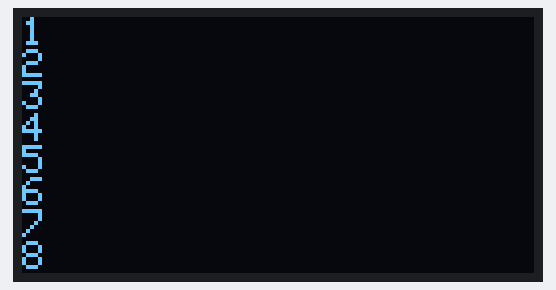
Recording of a sketch running on a simulated Arduino Uno, built with avr-gcc and run on an emulated ATmega328P. Parts: 128×64 one-colour display.

Above: at 0.1 s.
At 3.1 s:
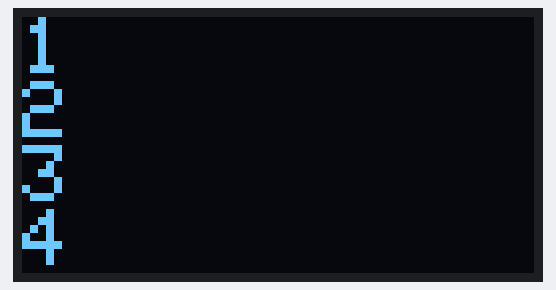

Measured:
- what the display in image 1 shows lasts 3.0 s, from 3.1 s to 6.1 s

The sketch:

04_LCD_Text_Size.ino
```cpp
#include <Wire.h>
#include <Adafruit_GFX.h>
#include <Adafruit_SSD1306.h>

#define SCREEN_WIDTH 128
#define SCREEN_HEIGHT 64

#define SCREEN_ADDRESS 0x3C // LCD I2C Address

Adafruit_SSD1306 display(SCREEN_WIDTH, SCREEN_HEIGHT, &Wire, -1);


void setup() {
  Serial.begin(115200);

  if (!display.begin(SSD1306_SWITCHCAPVCC, SCREEN_ADDRESS)) {
    Serial.println(F("SSD1306 allocation failed"));
    for (;;); // Don't proceed, loop forever
  }

  display.setTextColor(WHITE);


}

void loop() {
  display.setTextSize(1);

  display.clearDisplay();
  display.setCursor(0,0);

  display.println(1);
  display.println(2);
  display.println(3);
  display.println(4);
  display.println(5);
  display.println(6);
  display.println(7);
  display.println(8);
  display.println(9);
  display.println(10);

  display.display();

  delay(3000);

  display.setTextSize(2);

  display.clearDisplay();
  display.setCursor(0,0);

  display.println(1);
  display.println(2);
  display.println(3);
  display.println(4);
  display.println(5);
  display.println(6);
  display.println(7);
  display.println(8);
  display.println(9);
  display.println(10);

  display.display();

  delay(3000);
}
```
